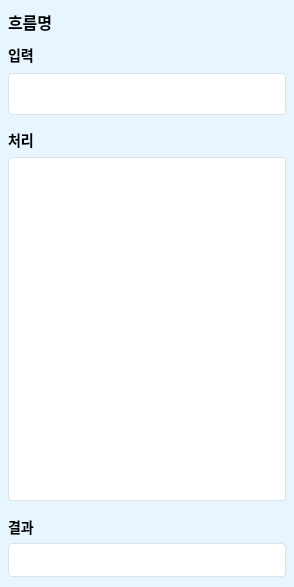
<?xml version="1.0" encoding="UTF-8"?>
<ui version="4.0">
 <class>flow_left</class>
 <widget class="QWidget" name="flow_left">
  <property name="geometry">
   <rect>
    <x>0</x>
    <y>0</y>
    <width>294</width>
    <height>587</height>
   </rect>
  </property>
  <property name="styleSheet">
   <string notr="true">background-color: #e7f5ff;</string>
  </property>
  <layout class="QVBoxLayout" name="verticalLayout">
   <property name="spacing">
    <number>5</number>
   </property>
   <property name="leftMargin">
    <number>8</number>
   </property>
   <property name="topMargin">
    <number>10</number>
   </property>
   <property name="rightMargin">
    <number>8</number>
   </property>
   <property name="bottomMargin">
    <number>10</number>
   </property>
   <item>
    <widget class="QLabel" name="flow_name">
     <property name="font">
      <font>
       <pointsize>-1</pointsize>
       <bold>true</bold>
      </font>
     </property>
     <property name="styleSheet">
      <string notr="true">color: #000000;
font-size: 16px;
font-weight: bold;</string>
     </property>
     <property name="text">
      <string>흐름명</string>
     </property>
    </widget>
   </item>
   <item>
    <spacer name="verticalSpacer">
     <property name="orientation">
      <enum>Qt::Orientation::Vertical</enum>
     </property>
     <property name="sizeType">
      <enum>QSizePolicy::Policy::Fixed</enum>
     </property>
     <property name="sizeHint" stdset="0">
      <size>
       <width>20</width>
       <height>5</height>
      </size>
     </property>
    </spacer>
   </item>
   <item>
    <widget class="QLabel" name="input_label">
     <property name="font">
      <font>
       <pointsize>-1</pointsize>
       <bold>true</bold>
      </font>
     </property>
     <property name="styleSheet">
      <string notr="true">color: #000000;
font-size: 14px</string>
     </property>
     <property name="text">
      <string>입력</string>
     </property>
    </widget>
   </item>
   <item>
    <widget class="QComboBox" name="data_source_input">
     <property name="minimumSize">
      <size>
       <width>0</width>
       <height>38</height>
      </size>
     </property>
     <property name="maximumSize">
      <size>
       <width>16777215</width>
       <height>38</height>
      </size>
     </property>
     <property name="styleSheet">
      <string notr="true">                QComboBox {
                            background-color: white;
                            border: 1px solid #dee2e6;
                            border-radius: 4px;
                            padding: 5px 10px;
                            min-height: 30px;
                            color: #495057;
                        }
                        QComboBox:focus {
                            border: 1px solid #339af0;
                        }
                        QComboBox::drop-down {
                            subcontrol-origin: padding;
                            subcontrol-position: center right;
                            width: 30px;
                            border: none;
                        }
                        QComboBox::down-arrow {
                            image: url(src/ui/resources/images/down-arrow-svgrepo-com.svg);
                            width: 10px;
                            height: 10px;
                            margin-right: 1px;
                        }
                        QComboBox QAbstractItemView {
                            background-color: white;
                            border: 1px solid #dee2e6;
                            border-radius: 4px;
                            outline: none;
                            selection-background-color: #e9ecef;
                            selection-color: #000;
                        }
                        QComboBox QAbstractItemView::item {
                            padding: 8px 20px;
                            color: #495057;
                        }
                        QComboBox QAbstractItemView::item:selected {
                            background-color: #e9ecef;
                            color: #000;
                        }</string>
     </property>
    </widget>
   </item>
   <item>
    <spacer name="verticalSpacer_2">
     <property name="orientation">
      <enum>Qt::Orientation::Vertical</enum>
     </property>
     <property name="sizeType">
      <enum>QSizePolicy::Policy::Fixed</enum>
     </property>
     <property name="sizeHint" stdset="0">
      <size>
       <width>20</width>
       <height>10</height>
      </size>
     </property>
    </spacer>
   </item>
   <item>
    <layout class="QHBoxLayout" name="process_header">
     <property name="spacing">
      <number>10</number>
     </property>
     <item>
      <widget class="QLabel" name="process_label">
       <property name="font">
        <font>
         <pointsize>-1</pointsize>
         <bold>true</bold>
        </font>
       </property>
       <property name="styleSheet">
        <string notr="true">color: #000000;
font-size: 14px;</string>
       </property>
       <property name="text">
        <string>처리</string>
       </property>
      </widget>
     </item>
     <item>
      <widget class="QPushButton" name="add_process_btn">
       <property name="minimumSize">
        <size>
         <width>24</width>
         <height>24</height>
        </size>
       </property>
       <property name="maximumSize">
        <size>
         <width>24</width>
         <height>24</height>
        </size>
       </property>
       <property name="styleSheet">
        <string notr="true">QPushButton {
    border: none;
    background: transparent;
}</string>
       </property>
       <property name="text">
        <string/>
       </property>
      </widget>
     </item>
     <item>
      <spacer name="horizontalSpacer">
       <property name="orientation">
        <enum>Qt::Orientation::Horizontal</enum>
       </property>
       <property name="sizeHint" stdset="0">
        <size>
         <width>40</width>
         <height>20</height>
        </size>
       </property>
      </spacer>
     </item>
    </layout>
   </item>
   <item>
    <widget class="QListWidget" name="process_list">
     <property name="minimumSize">
      <size>
       <width>0</width>
       <height>100</height>
      </size>
     </property>
     <property name="styleSheet">
      <string notr="true">QListWidget {
    background-color: #ffffff;
    color: #495057;
    border: 1px solid #dee2e6;
    border-radius: 4px;
}
QListWidget::item {
    padding: 8px;
}
QListWidget::item:selected {
    background-color: #e7f5ff;
    color: #1864ab;
}</string>
     </property>
    </widget>
   </item>
   <item>
    <spacer name="verticalSpacer_3">
     <property name="orientation">
      <enum>Qt::Orientation::Vertical</enum>
     </property>
     <property name="sizeType">
      <enum>QSizePolicy::Policy::Fixed</enum>
     </property>
     <property name="sizeHint" stdset="0">
      <size>
       <width>20</width>
       <height>10</height>
      </size>
     </property>
    </spacer>
   </item>
   <item>
    <widget class="QLabel" name="result_label">
     <property name="font">
      <font>
       <pointsize>-1</pointsize>
       <bold>true</bold>
      </font>
     </property>
     <property name="styleSheet">
      <string notr="true">color: #000000;
font-size: 14px;</string>
     </property>
     <property name="text">
      <string>결과</string>
     </property>
    </widget>
   </item>
   <item>
    <widget class="QLineEdit" name="result_text">
     <property name="styleSheet">
      <string notr="true">QLineEdit {
    background-color: #ffffff;
    color: #495057;
    border: 1px solid #dee2e6;
    border-radius: 4px;
    padding: 8px;
}</string>
     </property>
     <property name="readOnly">
      <bool>true</bool>
     </property>
    </widget>
   </item>
  </layout>
 </widget>
 <resources/>
 <connections/>
</ui>
